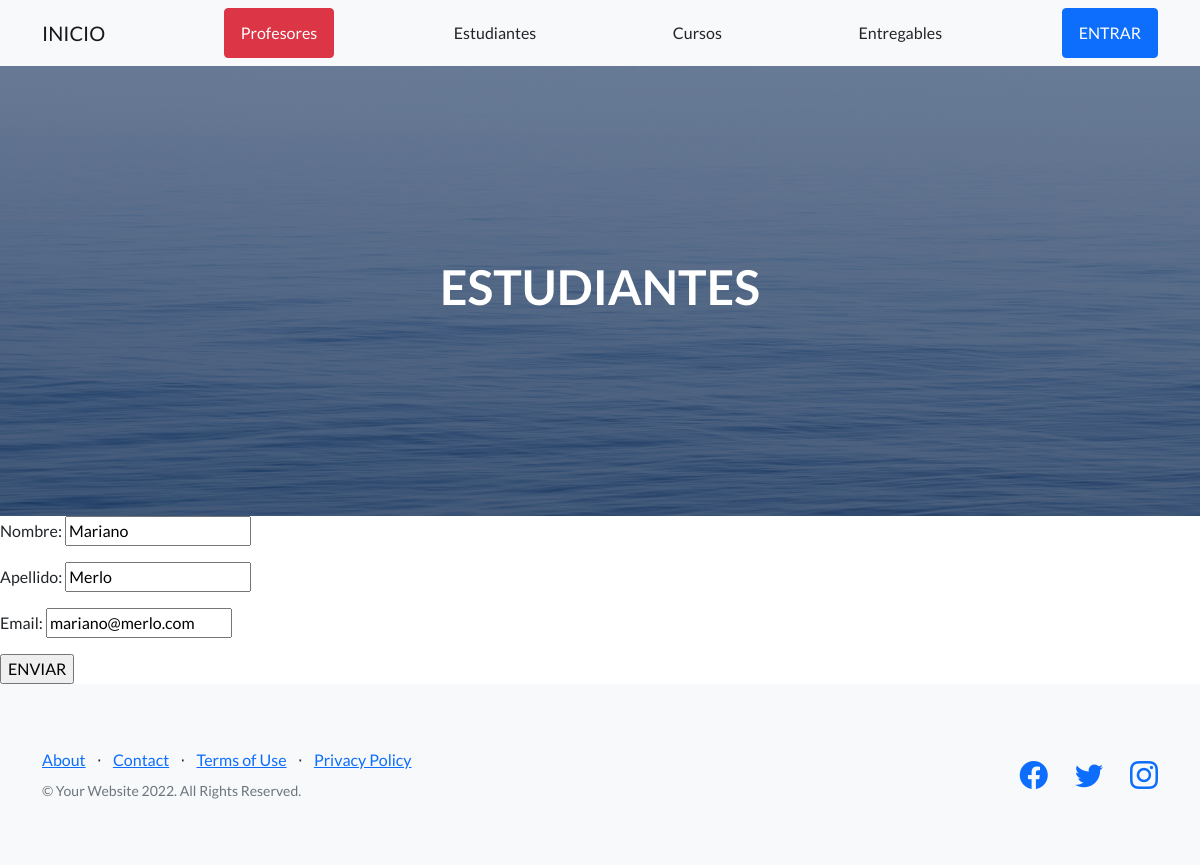
Screenshot of /AppCoder/estudiante/editar/1/ with the database file from the repository.
### AppCoder/models.py (models this page shows, shortened)
class Estudiante(models.Model):
    nombre= models.CharField(max_length=50)
    apellido= models.CharField(max_length=50)
    email= models.EmailField()

### AppCoder/views.py (the view)
# urls.py: path('estudiante/editar/<pk>/', EstudianteEdicion.as_view(), name= 'estudiante_editar'),
class EstudianteEdicion(UpdateView):
    model= Estudiante
    success_url= reverse_lazy('estudiante_listar')
    fields= ['nombre', 'apellido', 'email']

### AppCoder/templates/AppCoder/estudiante_form.html
{% extends "AppCoder/padre.html" %}
{% load static %}
{% block contenidoQueCambia %}
<form method= "POST">{% csrf_token %}
    {{form.as_p}}
    <input type="submit" value="ENVIAR">
</form>
{% endblock %}
{% block título %}
    <H1>ESTUDIANTES</H1>
{% endblock %}

### rows the page displays
Estudiante: nombre "Mariano", apellido "Merlo", email "mariano@merlo.com"
